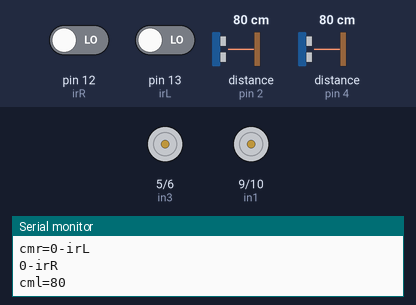
Recording of a sketch running on a simulated Arduino Uno, built with avr-gcc and run on an emulated ATmega328P. Parts: motor-driver pin pairs drawn as motors (green arrow = first pin HIGH = forward, orange = second pin HIGH = backward, longer = more drive), the last lines printed to the serial monitor. Wiring (inferred from the names in the program): 2 × ultrasonic range finder: trigger pin 3, echo pin 2 / trigger pin 7, echo pin 4. The test bench sets the inputs (shaded band); at power-on: distance to the obstacle (sensors on pin 4, pin 2) 80 cm, pin 12 (irR) LOW, pin 13 (irL) LOW. The echo pulse lasts 58.3 µs per cm.

Above: at 2.0 s.
2.1 s: distance to the obstacle (sensor on pin 4) set to 35 cm
4.7 s: distance to the obstacle (sensor on pin 4) set to 27 cm
At 9.1 s:
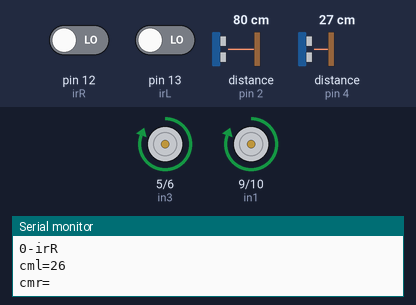
9.4 s: distance to the obstacle (sensor on pin 4) set to 60 cm
At 10.2 s:
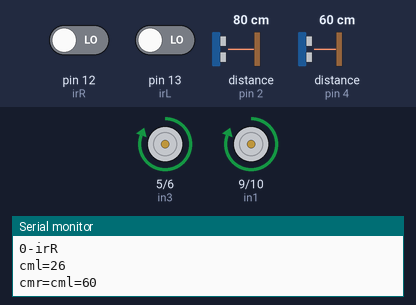
11.1 s: distance to the obstacle (sensor on pin 4) set to 2 cm
At 13.3 s:
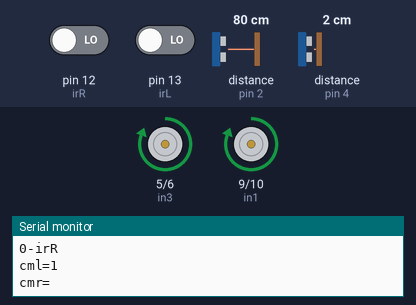
Timing chart, 0 to 16.5 s (numbered marks = the images above; inputs shaded):
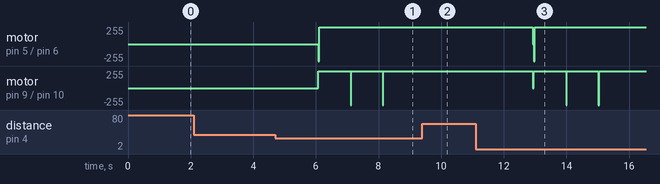

Measured:
- the behaviour switches between 32 and 31 cm on distance to the obstacle (sensor on pin 4) (found by bisection; images 0 and 1)
- after the input at 4.7 s, motor on pin 5 (in3) / pin 6 (in4), motor on pin 9 (in1) / pin 10 (in2): stopped → forward 255/255 after 1.4 s
- after the input at 9.4 s, motor on pin 5 (in3) / pin 6 (in4), motor on pin 9 (in1) / pin 10 (in2): stays forward 255/255 (without the input it goes to stopped after 1.0 s)

The sketch:

sketch_jul05b.ino
```cpp
int in1 = 9;  // Left motor
int in2 = 10;

int in4 = 6; //right motor
int in3 = 5;

int lsonartrig=7; //ultrasonic sensor
int  lsonarecho=4;
int rsonartrig=3;
int rsonarecho=2;
int cm=0;
int time=0;
int cm1=0;
int irL=13;
int irR=12;

long readUltrasonicDistance(int triggerPin, int echoPin)
{
  pinMode(triggerPin, OUTPUT);  // Clear the trigger
  digitalWrite(triggerPin, LOW);
  delayMicroseconds(2);
  // Sets the trigger pin to HIGH state for 10 microseconds
  digitalWrite(triggerPin, HIGH);
  delayMicroseconds(10);
  digitalWrite(triggerPin, LOW);
  pinMode(echoPin, INPUT);
  // Reads the echo pin, and returns the sound wave travel time in microseconds
  return pulseIn(echoPin, HIGH);
}

void setup(){
 pinMode(in1, HIGH);
  pinMode(in2, HIGH);
  pinMode(in3, HIGH);
  pinMode(in4, HIGH);
 pinMode(irL, INPUT);
 pinMode(irR, INPUT);
 Serial.begin(9600);
 }

 void linefollower()
 {
    //Line Follower code
 int s=digitalRead(irL);
  Serial.print(s);
  Serial.println("-irL");
  int k=digitalRead(irR);
  Serial.print(s);
  Serial.println("-irR");
  if(s==1 && k==1)
  {
    forward();
  }
  else if(s==0 && k==1)
  {
    turnRight();
  }
  else if(s==1 && k==0)
  {
    turnLeft();
  }
 /* else if(s==0 && k==0)
  {
    stop();
  }*/
 }

void loop(){


 //measure Ultrasonic time
 time = readUltrasonicDistance(lsonartrig, lsonarecho);
  // convert to cm
  cm = 0.01723 * time;
 // cm = 30;
 Serial.print("cml=");
  Serial.println(cm);
  delay(1000);
  time = readUltrasonicDistance(rsonartrig, rsonarecho);
  // convert to cm
  //cm1=35;*/
 cm1 = 0.01723 * time;
 Serial.print("cmr=");
 // Serial.println(cm1);


  /*if(cm >20 && cm1>20)
  {
    forward();
  }
  else if(cm<=20)
  {
    turnRight();
  }
  else if(cm1<=20)
  {
    turnLeft();
  }*/

 if(cm>30)
  {
    linefollower();
  }
  else
  {
   /* stop();
    delay(1000);
   int k = checkArea(1000);
   if(k=1)
   {
    evadeRight(1000);
   }
   else evadeLeft(1000);*/

   stop();
   delay(25);
   turnRight();
   delay(35);
   forward();
   delay(1000);
   stop();
   turnLeft();
   delay(25);
   forward();
   delay(1000);
   turnLeft();
   delay(25);
   forward();
   delay(1000);
  }

/*  if(cm>30)
  {
    Serial.println(1);
    return 1;
  }
  else
  {

  }
    delay(1000);
    forward();
    delay(1000);
    turnLeft();
    delay(1000);
    forward();
}*/
  delay(250); // Wait for 250 millisecond(s)
}

int checkArea(int radar)
{
  turnRight();
  Serial.println("right-checkArea");
  delay(radar);
   Serial.print(radar);
      Serial.print(" checkArea");
      Serial.println("");
  stop();
  Serial.println("1stop-checkArea");
  time = readUltrasonicDistance(lsonartrig, lsonarecho);
  cm = 0.01723 * time;
  Serial.print(cm);
      Serial.print("dist-checkArea");
      Serial.print("");
  if(cm<=30)
    {
      turnLeft();
      Serial.println("left-checkArea");
      delay(radar+radar);
      Serial.print(radar+radar);
      Serial.print(" checkArea");
      Serial.println("");
      stop();
      Serial.println("2stop-checkArea");
      time = readUltrasonicDistance(lsonartrig, lsonarecho);
      cm = 0.01723 * time;
      if(cm<30)
      {
      turnRight();
      Serial.println("2right-checkArea");
      delay(radar);
      Serial.print(radar);
      Serial.print("checkArea");
      Serial.print("");
      checkArea(radar+radar);
      }
      else return 2;
    }
    else return 1;


}
void evadeRight(int radar)
  {
    Serial.println("executing evadeRight protocol");
    forward();
    delay(radar);
    stop();
    turnLeft();
    delay(radar);
    forward();
    delay(radar);
    turnRight();
    delay(radar);
    stop();
  }
void evadeLeft(int radar)
  {
    Serial.println("executing evadeLef=t protocol");
    forward();
    delay(radar);
    stop();
    turnRight();
    delay(radar);
    forward();
    delay(radar);
    turnLeft();
    delay(radar);
    stop();
  }
 void stop(){
 digitalWrite(in1, LOW);  // Turn off motors
  digitalWrite(in2, LOW);
  digitalWrite(in3, LOW);
  digitalWrite(in4, LOW);
}

void forward(){
 digitalWrite(in1, HIGH);
digitalWrite(in2, LOW);
  digitalWrite(in3, HIGH);
  digitalWrite(in4, LOW);
}

void backward(){
 digitalWrite(in1, LOW);
  digitalWrite(in2, HIGH);
  digitalWrite(in3, LOW);
  digitalWrite(in4, HIGH);
}


void turnRight(){
digitalWrite(in1, HIGH);
  digitalWrite(in2, LOW);
  digitalWrite(in3, LOW);
  digitalWrite(in4, HIGH);
}

void turnLeft(){
digitalWrite(in1, LOW);
  digitalWrite(in2, HIGH);
  digitalWrite(in3, HIGH);
  digitalWrite(in4, LOW);
}
```
